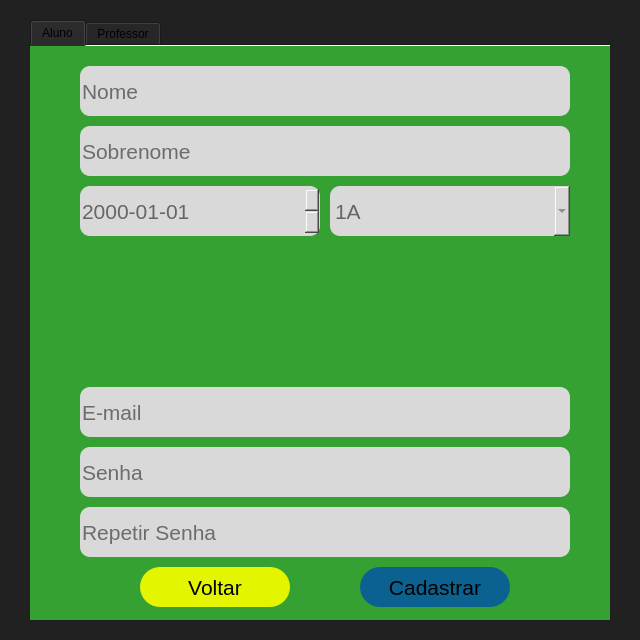
<?xml version="1.0" encoding="UTF-8"?>
<ui version="4.0">
 <class>Cadastro</class>
 <widget class="QWidget" name="Cadastro">
  <property name="geometry">
   <rect>
    <x>0</x>
    <y>0</y>
    <width>640</width>
    <height>640</height>
   </rect>
  </property>
  <property name="minimumSize">
   <size>
    <width>640</width>
    <height>640</height>
   </size>
  </property>
  <property name="maximumSize">
   <size>
    <width>640</width>
    <height>640</height>
   </size>
  </property>
  <property name="windowTitle">
   <string>Cadastro</string>
  </property>
  <property name="styleSheet">
   <string notr="true">background-color: rgb(33, 33, 33);</string>
  </property>
  <widget class="QTabWidget" name="abas">
   <property name="geometry">
    <rect>
     <x>30</x>
     <y>20</y>
     <width>580</width>
     <height>600</height>
    </rect>
   </property>
   <property name="tabPosition">
    <enum>QTabWidget::North</enum>
   </property>
   <property name="tabShape">
    <enum>QTabWidget::Rounded</enum>
   </property>
   <property name="currentIndex">
    <number>0</number>
   </property>
   <property name="elideMode">
    <enum>Qt::ElideNone</enum>
   </property>
   <property name="documentMode">
    <bool>true</bool>
   </property>
   <widget class="QWidget" name="alunos">
    <property name="styleSheet">
     <string notr="true">background-color: rgb(52, 161, 50);</string>
    </property>
    <attribute name="title">
     <string>Aluno</string>
    </attribute>
    <widget class="QWidget" name="verticalLayoutWidget">
     <property name="geometry">
      <rect>
       <x>50</x>
       <y>20</y>
       <width>490</width>
       <height>541</height>
      </rect>
     </property>
     <layout class="QVBoxLayout" name="verticalLayout">
      <property name="spacing">
       <number>10</number>
      </property>
      <item>
       <widget class="QLineEdit" name="alunos_caixa_nome">
        <property name="minimumSize">
         <size>
          <width>0</width>
          <height>50</height>
         </size>
        </property>
        <property name="maximumSize">
         <size>
          <width>16777215</width>
          <height>50</height>
         </size>
        </property>
        <property name="font">
         <font>
          <pointsize>16</pointsize>
         </font>
        </property>
        <property name="styleSheet">
         <string notr="true">border-radius: 10px;
background-color: rgb(217, 217, 217);</string>
        </property>
        <property name="alignment">
         <set>Qt::AlignLeading|Qt::AlignLeft|Qt::AlignVCenter</set>
        </property>
        <property name="placeholderText">
         <string>Nome</string>
        </property>
       </widget>
      </item>
      <item>
       <widget class="QLineEdit" name="alunos_caixa_sobrenome">
        <property name="minimumSize">
         <size>
          <width>0</width>
          <height>50</height>
         </size>
        </property>
        <property name="maximumSize">
         <size>
          <width>16777215</width>
          <height>50</height>
         </size>
        </property>
        <property name="font">
         <font>
          <pointsize>16</pointsize>
         </font>
        </property>
        <property name="styleSheet">
         <string notr="true">border-radius: 10px;
background-color: rgb(217, 217, 217);</string>
        </property>
        <property name="alignment">
         <set>Qt::AlignLeading|Qt::AlignLeft|Qt::AlignVCenter</set>
        </property>
        <property name="placeholderText">
         <string>Sobrenome</string>
        </property>
       </widget>
      </item>
      <item>
       <layout class="QHBoxLayout" name="horizontalLayout">
        <item>
         <widget class="QDateEdit" name="alunos_caixa_nascimento">
          <property name="minimumSize">
           <size>
            <width>240</width>
            <height>50</height>
           </size>
          </property>
          <property name="maximumSize">
           <size>
            <width>240</width>
            <height>50</height>
           </size>
          </property>
          <property name="font">
           <font>
            <pointsize>16</pointsize>
           </font>
          </property>
          <property name="styleSheet">
           <string notr="true">border-radius: 10px;
background-color: rgb(217, 217, 217);
color: rgb(102, 102, 102);</string>
          </property>
          <property name="displayFormat">
           <string>yyyy-dd-MM</string>
          </property>
         </widget>
        </item>
        <item>
         <widget class="QComboBox" name="alunos_comboBox_turmas">
          <property name="minimumSize">
           <size>
            <width>240</width>
            <height>50</height>
           </size>
          </property>
          <property name="maximumSize">
           <size>
            <width>240</width>
            <height>50</height>
           </size>
          </property>
          <property name="font">
           <font>
            <pointsize>16</pointsize>
           </font>
          </property>
          <property name="styleSheet">
           <string notr="true">border-radius: 10px;
background-color: rgb(217, 217, 217);
color: rgb(102, 102, 102);</string>
          </property>
          <property name="currentIndex">
           <number>0</number>
          </property>
          <item>
           <property name="text">
            <string>1A</string>
           </property>
          </item>
          <item>
           <property name="text">
            <string>2A</string>
           </property>
          </item>
          <item>
           <property name="text">
            <string>1B</string>
           </property>
          </item>
         </widget>
        </item>
       </layout>
      </item>
      <item>
       <spacer name="verticalSpacer_2">
        <property name="orientation">
         <enum>Qt::Vertical</enum>
        </property>
        <property name="sizeHint" stdset="0">
         <size>
          <width>20</width>
          <height>40</height>
         </size>
        </property>
       </spacer>
      </item>
      <item>
       <widget class="QLineEdit" name="alunos_caixa_email">
        <property name="minimumSize">
         <size>
          <width>0</width>
          <height>50</height>
         </size>
        </property>
        <property name="maximumSize">
         <size>
          <width>16777215</width>
          <height>50</height>
         </size>
        </property>
        <property name="font">
         <font>
          <pointsize>16</pointsize>
         </font>
        </property>
        <property name="styleSheet">
         <string notr="true">border-radius: 10px;
background-color: rgb(217, 217, 217);</string>
        </property>
        <property name="alignment">
         <set>Qt::AlignLeading|Qt::AlignLeft|Qt::AlignVCenter</set>
        </property>
        <property name="placeholderText">
         <string>E-mail</string>
        </property>
       </widget>
      </item>
      <item>
       <widget class="QLineEdit" name="alunos_caixa_senha1">
        <property name="minimumSize">
         <size>
          <width>0</width>
          <height>50</height>
         </size>
        </property>
        <property name="maximumSize">
         <size>
          <width>16777215</width>
          <height>50</height>
         </size>
        </property>
        <property name="font">
         <font>
          <family>Arial</family>
          <pointsize>16</pointsize>
          <weight>50</weight>
          <italic>false</italic>
          <bold>false</bold>
          <strikeout>false</strikeout>
         </font>
        </property>
        <property name="styleSheet">
         <string notr="true">border-radius: 10px;
background-color: rgb(217, 217, 217);</string>
        </property>
        <property name="echoMode">
         <enum>QLineEdit::Password</enum>
        </property>
        <property name="alignment">
         <set>Qt::AlignLeading|Qt::AlignLeft|Qt::AlignVCenter</set>
        </property>
        <property name="placeholderText">
         <string>Senha</string>
        </property>
       </widget>
      </item>
      <item>
       <widget class="QLineEdit" name="alunos_caixa_senha2">
        <property name="minimumSize">
         <size>
          <width>0</width>
          <height>50</height>
         </size>
        </property>
        <property name="maximumSize">
         <size>
          <width>16777215</width>
          <height>50</height>
         </size>
        </property>
        <property name="font">
         <font>
          <family>Arial</family>
          <pointsize>16</pointsize>
          <weight>50</weight>
          <italic>false</italic>
          <bold>false</bold>
          <strikeout>false</strikeout>
         </font>
        </property>
        <property name="styleSheet">
         <string notr="true">border-radius: 10px;
background-color: rgb(217, 217, 217);</string>
        </property>
        <property name="echoMode">
         <enum>QLineEdit::Password</enum>
        </property>
        <property name="alignment">
         <set>Qt::AlignLeading|Qt::AlignLeft|Qt::AlignVCenter</set>
        </property>
        <property name="placeholderText">
         <string>Repetir Senha</string>
        </property>
       </widget>
      </item>
      <item>
       <layout class="QHBoxLayout" name="horizontalLayout_2">
        <item>
         <widget class="QPushButton" name="alunos_botao_voltar">
          <property name="minimumSize">
           <size>
            <width>150</width>
            <height>40</height>
           </size>
          </property>
          <property name="maximumSize">
           <size>
            <width>150</width>
            <height>40</height>
           </size>
          </property>
          <property name="font">
           <font>
            <family>Arial</family>
            <pointsize>16</pointsize>
            <weight>50</weight>
            <italic>false</italic>
            <bold>false</bold>
            <kerning>true</kerning>
           </font>
          </property>
          <property name="cursor">
           <cursorShape>PointingHandCursor</cursorShape>
          </property>
          <property name="styleSheet">
           <string notr="true">border-radius: 20px;
background-color: rgb(227, 246, 0);</string>
          </property>
          <property name="text">
           <string>Voltar</string>
          </property>
         </widget>
        </item>
        <item>
         <widget class="QPushButton" name="alunos_botao_cadastrar">
          <property name="minimumSize">
           <size>
            <width>150</width>
            <height>40</height>
           </size>
          </property>
          <property name="maximumSize">
           <size>
            <width>150</width>
            <height>40</height>
           </size>
          </property>
          <property name="font">
           <font>
            <pointsize>16</pointsize>
            <kerning>true</kerning>
           </font>
          </property>
          <property name="cursor">
           <cursorShape>PointingHandCursor</cursorShape>
          </property>
          <property name="styleSheet">
           <string notr="true">border-radius: 20px;
background-color: rgb(11, 97, 144);</string>
          </property>
          <property name="text">
           <string>Cadastrar</string>
          </property>
         </widget>
        </item>
       </layout>
      </item>
     </layout>
    </widget>
   </widget>
   <widget class="QWidget" name="professores">
    <property name="styleSheet">
     <string notr="true">background-color: rgb(52, 161, 50);</string>
    </property>
    <attribute name="title">
     <string>Professor</string>
    </attribute>
    <widget class="QWidget" name="verticalLayoutWidget_2">
     <property name="geometry">
      <rect>
       <x>50</x>
       <y>20</y>
       <width>490</width>
       <height>541</height>
      </rect>
     </property>
     <layout class="QVBoxLayout" name="verticalLayout_2">
      <property name="spacing">
       <number>10</number>
      </property>
      <item>
       <widget class="QLineEdit" name="professor_caixa_nome">
        <property name="minimumSize">
         <size>
          <width>0</width>
          <height>50</height>
         </size>
        </property>
        <property name="maximumSize">
         <size>
          <width>16777215</width>
          <height>50</height>
         </size>
        </property>
        <property name="font">
         <font>
          <pointsize>16</pointsize>
         </font>
        </property>
        <property name="styleSheet">
         <string notr="true">border-radius: 10px;
background-color: rgb(217, 217, 217);</string>
        </property>
        <property name="alignment">
         <set>Qt::AlignLeading|Qt::AlignLeft|Qt::AlignVCenter</set>
        </property>
        <property name="placeholderText">
         <string>Nome</string>
        </property>
       </widget>
      </item>
      <item>
       <widget class="QLineEdit" name="professor_caixa_sobrenome">
        <property name="minimumSize">
         <size>
          <width>0</width>
          <height>50</height>
         </size>
        </property>
        <property name="maximumSize">
         <size>
          <width>16777215</width>
          <height>50</height>
         </size>
        </property>
        <property name="font">
         <font>
          <pointsize>16</pointsize>
         </font>
        </property>
        <property name="styleSheet">
         <string notr="true">border-radius: 10px;
background-color: rgb(217, 217, 217);</string>
        </property>
        <property name="alignment">
         <set>Qt::AlignLeading|Qt::AlignLeft|Qt::AlignVCenter</set>
        </property>
        <property name="placeholderText">
         <string>Sobrenome</string>
        </property>
       </widget>
      </item>
      <item>
       <widget class="QDateEdit" name="professor_caixa_nascimento">
        <property name="minimumSize">
         <size>
          <width>0</width>
          <height>50</height>
         </size>
        </property>
        <property name="maximumSize">
         <size>
          <width>16777215</width>
          <height>16777215</height>
         </size>
        </property>
        <property name="font">
         <font>
          <pointsize>16</pointsize>
         </font>
        </property>
        <property name="styleSheet">
         <string notr="true">border-radius: 10px;
background-color: rgb(217, 217, 217);
color: rgb(102, 102, 102);</string>
        </property>
        <property name="displayFormat">
         <string>yyyy-dd-MM</string>
        </property>
       </widget>
      </item>
      <item>
       <layout class="QHBoxLayout" name="horizontalLayout_3">
        <item>
         <widget class="QComboBox" name="professor_comboBox_materias">
          <property name="minimumSize">
           <size>
            <width>240</width>
            <height>50</height>
           </size>
          </property>
          <property name="maximumSize">
           <size>
            <width>240</width>
            <height>50</height>
           </size>
          </property>
          <property name="font">
           <font>
            <pointsize>16</pointsize>
           </font>
          </property>
          <property name="styleSheet">
           <string notr="true">border-radius: 10px;
background-color: rgb(217, 217, 217);
color: rgb(102, 102, 102);</string>
          </property>
          <property name="editable">
           <bool>false</bool>
          </property>
          <property name="currentIndex">
           <number>0</number>
          </property>
          <item>
           <property name="text">
            <string>Física</string>
           </property>
          </item>
          <item>
           <property name="text">
            <string>Matemática</string>
           </property>
          </item>
          <item>
           <property name="text">
            <string>Biologia</string>
           </property>
          </item>
         </widget>
        </item>
        <item>
         <widget class="QComboBox" name="professor_comboBox_turmas">
          <property name="minimumSize">
           <size>
            <width>240</width>
            <height>50</height>
           </size>
          </property>
          <property name="maximumSize">
           <size>
            <width>240</width>
            <height>50</height>
           </size>
          </property>
          <property name="font">
           <font>
            <pointsize>16</pointsize>
           </font>
          </property>
          <property name="styleSheet">
           <string notr="true">border-radius: 10px;
background-color: rgb(217, 217, 217);
color: rgb(102, 102, 102);</string>
          </property>
          <property name="currentIndex">
           <number>0</number>
          </property>
          <item>
           <property name="text">
            <string>1A</string>
           </property>
          </item>
          <item>
           <property name="text">
            <string>2A</string>
           </property>
          </item>
          <item>
           <property name="text">
            <string>1B</string>
           </property>
          </item>
         </widget>
        </item>
       </layout>
      </item>
      <item>
       <spacer name="verticalSpacer_3">
        <property name="orientation">
         <enum>Qt::Vertical</enum>
        </property>
        <property name="sizeHint" stdset="0">
         <size>
          <width>20</width>
          <height>40</height>
         </size>
        </property>
       </spacer>
      </item>
      <item>
       <widget class="QLineEdit" name="professor_caixa_email">
        <property name="minimumSize">
         <size>
          <width>0</width>
          <height>50</height>
         </size>
        </property>
        <property name="maximumSize">
         <size>
          <width>16777215</width>
          <height>50</height>
         </size>
        </property>
        <property name="font">
         <font>
          <pointsize>16</pointsize>
         </font>
        </property>
        <property name="styleSheet">
         <string notr="true">border-radius: 10px;
background-color: rgb(217, 217, 217);</string>
        </property>
        <property name="alignment">
         <set>Qt::AlignLeading|Qt::AlignLeft|Qt::AlignVCenter</set>
        </property>
        <property name="placeholderText">
         <string>E-mail</string>
        </property>
       </widget>
      </item>
      <item>
       <widget class="QLineEdit" name="professor_caixa_senha1">
        <property name="minimumSize">
         <size>
          <width>0</width>
          <height>50</height>
         </size>
        </property>
        <property name="maximumSize">
         <size>
          <width>16777215</width>
          <height>50</height>
         </size>
        </property>
        <property name="font">
         <font>
          <family>Arial</family>
          <pointsize>16</pointsize>
          <weight>50</weight>
          <italic>false</italic>
          <bold>false</bold>
          <strikeout>false</strikeout>
         </font>
        </property>
        <property name="styleSheet">
         <string notr="true">border-radius: 10px;
background-color: rgb(217, 217, 217);</string>
        </property>
        <property name="echoMode">
         <enum>QLineEdit::Password</enum>
        </property>
        <property name="alignment">
         <set>Qt::AlignLeading|Qt::AlignLeft|Qt::AlignVCenter</set>
        </property>
        <property name="placeholderText">
         <string>Senha</string>
        </property>
       </widget>
      </item>
      <item>
       <widget class="QLineEdit" name="professor_caixa_senha2">
        <property name="minimumSize">
         <size>
          <width>0</width>
          <height>50</height>
         </size>
        </property>
        <property name="maximumSize">
         <size>
          <width>16777215</width>
          <height>50</height>
         </size>
        </property>
        <property name="font">
         <font>
          <family>Arial</family>
          <pointsize>16</pointsize>
          <weight>50</weight>
          <italic>false</italic>
          <bold>false</bold>
          <strikeout>false</strikeout>
         </font>
        </property>
        <property name="styleSheet">
         <string notr="true">border-radius: 10px;
background-color: rgb(217, 217, 217);</string>
        </property>
        <property name="echoMode">
         <enum>QLineEdit::Password</enum>
        </property>
        <property name="alignment">
         <set>Qt::AlignLeading|Qt::AlignLeft|Qt::AlignVCenter</set>
        </property>
        <property name="placeholderText">
         <string>Repetir Senha</string>
        </property>
       </widget>
      </item>
      <item>
       <layout class="QHBoxLayout" name="horizontalLayout_4">
        <property name="topMargin">
         <number>0</number>
        </property>
        <property name="bottomMargin">
         <number>0</number>
        </property>
        <item>
         <widget class="QPushButton" name="professor_botao_voltar">
          <property name="minimumSize">
           <size>
            <width>150</width>
            <height>40</height>
           </size>
          </property>
          <property name="maximumSize">
           <size>
            <width>150</width>
            <height>40</height>
           </size>
          </property>
          <property name="font">
           <font>
            <family>Arial</family>
            <pointsize>16</pointsize>
            <weight>50</weight>
            <italic>false</italic>
            <bold>false</bold>
            <kerning>true</kerning>
           </font>
          </property>
          <property name="cursor">
           <cursorShape>PointingHandCursor</cursorShape>
          </property>
          <property name="styleSheet">
           <string notr="true">border-radius: 20px;
background-color: rgb(227, 246, 0);</string>
          </property>
          <property name="text">
           <string>Voltar</string>
          </property>
         </widget>
        </item>
        <item>
         <widget class="QPushButton" name="professor_botao_cadastrar">
          <property name="minimumSize">
           <size>
            <width>150</width>
            <height>40</height>
           </size>
          </property>
          <property name="maximumSize">
           <size>
            <width>150</width>
            <height>40</height>
           </size>
          </property>
          <property name="font">
           <font>
            <pointsize>16</pointsize>
            <kerning>true</kerning>
           </font>
          </property>
          <property name="cursor">
           <cursorShape>PointingHandCursor</cursorShape>
          </property>
          <property name="styleSheet">
           <string notr="true">border-radius: 20px;
background-color: rgb(11, 97, 144);</string>
          </property>
          <property name="text">
           <string>Cadastrar</string>
          </property>
         </widget>
        </item>
       </layout>
      </item>
     </layout>
    </widget>
   </widget>
  </widget>
 </widget>
 <resources/>
 <connections/>
</ui>
